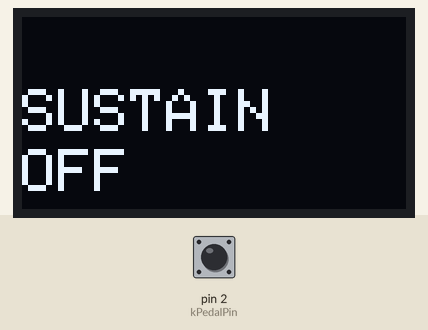
The sketch below on a simulated Arduino Uno, built with avr-gcc and run on an emulated ATmega328P. On the bench: 128×64 one-colour display. The inputs (shaded band) are chosen by the test bench; at power-on: pin 2 (kPedalPin) HIGH. What the sketch prints to the serial monitor is not drawn.

Above: at 1.2 s.
1.3 s: pin 2 (kPedalPin) pulled LOW for 0.15 s
At 1.41 s:
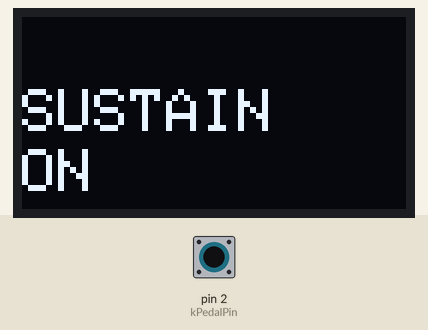
2.9 s: pin 2 (kPedalPin) pulled LOW for 1 s
5.4 s: pin 2 (kPedalPin) pulled LOW for 3.2 s
Timing chart, 0 to 8.4 s (numbered marks = the images above; inputs shaded):
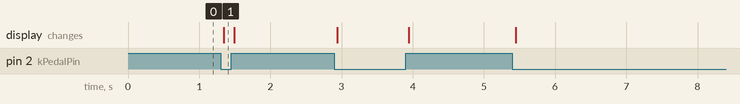

Measured:
- after the input at 1.3 s, the display: changes at once (image 1)

The sketch:

fm1_sustain_footswitch.ino
```cpp
// Reads a 1/8" (3.5mm) TRS sustain pedal jack (or a built-in panel button,
// wired in parallel) and sends MIDI CC64 (sustain) out the Arduino's
// hardware Serial MIDI circuit, straight to a second 3.5mm TRS jack wired
// Type A, into the FM-1's MIDI IN.
//
// Wiring:
//   Pedal jack tip           -> D2
//   Pedal jack ring + sleeve -> GND (tied together)
//   (D2 uses INPUT_PULLUP, so the pedal just needs to short tip to
//    ring/sleeve when pressed -- true for the vast majority of momentary
//    sustain pedals, even when plugged into a TRS jack via a mono TS plug)
//
//   Built-in button leg 1 -> D2  (same node as pedal jack tip)
//   Built-in button leg 2 -> GND (same node as pedal jack ring/sleeve)
//   (in parallel with the pedal jack, so the button works with no pedal
//    plugged in -- no separate pin or code path needed)
//
//   TX (pin 1) -> 220ohm resistor -> MIDI-out TRS jack tip
//   5V         -> 220ohm resistor -> MIDI-out TRS jack ring
//   GND        -> MIDI-out TRS jack sleeve
//   MIDI-out TRS jack (Type A) -> cable -> FM-1 MIDI IN
//
//   OLED (I2C SSD1306 128x64): GND->GND, VCC->5V, SCL->A5, SDA->A4
//   (shows SUSTAIN ON / SUSTAIN OFF, matching this board's own state --
//    it has no incoming MIDI to show note data, only the pedal/button)
//
// NOTE: pins 0/1 are shared with USB serial. Unplug the TRS output jack's
// TX line while uploading, or the upload will fail.

#include <Wire.h>
#include <Adafruit_GFX.h>
#include <Adafruit_SSD1306.h>

constexpr uint8_t kPedalPin = 2;
constexpr uint8_t kChannel  = 0;      // 0 = MIDI channel 1; match FM-1's Note Channel
constexpr uint8_t kCC       = 0x40;   // CC64, sustain
constexpr uint16_t kDebounceMs = 15;

// Flip this if the pedal (or its polarity switch) turns out normally-closed,
// i.e. sustain reads as "on" at rest and "off" when pressed.
constexpr bool kInvert = false;

constexpr uint8_t kScreenWidth  = 128;
constexpr uint8_t kScreenHeight = 64;
constexpr int8_t  kOledReset    = -1;
constexpr uint8_t kOledAddress  = 0x3C;

Adafruit_SSD1306 g_display(kScreenWidth, kScreenHeight, &Wire, kOledReset);

bool lastReading = HIGH;
bool pedalDown = false;
unsigned long lastChangeMs = 0;

void sendCC(uint8_t cc, uint8_t value) {
  uint8_t msg[] = {(uint8_t)(0xB0 | kChannel), cc, value};
  Serial.write(msg, 3);
}

void showSustainState(bool down) {
  g_display.clearDisplay();
  g_display.setTextSize(2);
  g_display.setCursor(0, 24);
  g_display.print(F("SUSTAIN"));
  g_display.setCursor(0, 44);
  g_display.print(down ? F("ON") : F("OFF"));
  g_display.display();
}

void setup() {
  pinMode(kPedalPin, INPUT_PULLUP);
  Serial.begin(31250);

  Wire.begin();
  g_display.begin(SSD1306_SWITCHCAPVCC, kOledAddress);
  g_display.setTextColor(SSD1306_WHITE);
  showSustainState(pedalDown);
}

void loop() {
  bool reading = digitalRead(kPedalPin);

  if (reading != lastReading) {
    lastChangeMs = millis();
    lastReading = reading;
  }

  if (millis() - lastChangeMs > kDebounceMs) {
    bool down = kInvert ? reading : !reading;
    if (down != pedalDown) {
      pedalDown = down;
      sendCC(kCC, pedalDown ? 127 : 0);
      showSustainState(pedalDown);
    }
  }
}
```
